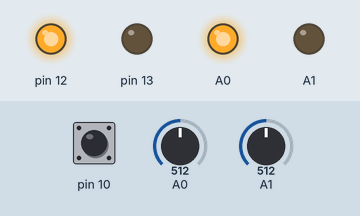
Recording of a sketch running on a simulated Arduino Uno, built with avr-gcc and run on an emulated ATmega328P. Shown: output pins drawn as LEDs (lit = HIGH). The inputs (shaded band) are chosen by the test bench; at power-on: A1 = 512, A0 = 512, pin 10 HIGH.

Above: at 1.2 s.
1.3 s: A1 set to 26
2.8 s: A1 set to 23
At 3.5 s:
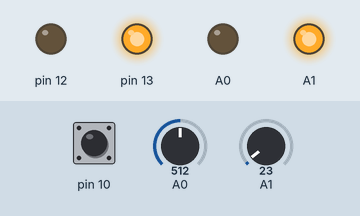
4.3 s: A0 set to 26
5.8 s: A0 set to 22
At 7.0 s:
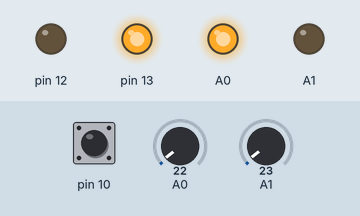
7.3 s: A0 set to 122
At 8.2 s:
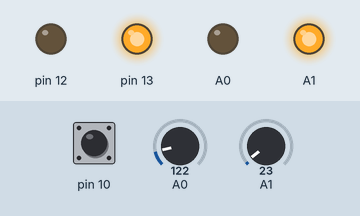
8.8 s: A0 set to 15
At 9.3 s:
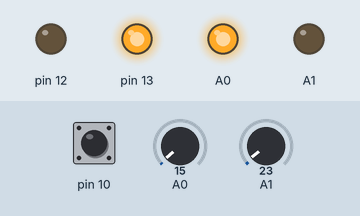
Timing chart, 0 to 11.3 s (numbered marks = the images above; inputs shaded):
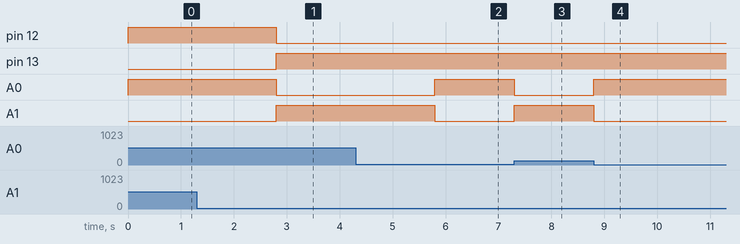

Measured:
- the behaviour switches between 25 and 24 on A1 (found by bisection; images 0 and 1)
- the behaviour switches between 25 and 24 on A0 (found by bisection; images 1 and 2)
- after the input at 1.3 s, every drawn part: stays the same
- after the input at 2.8 s, pin 12, A0: HIGH → LOW at once; pin 13, A1: LOW → HIGH at once
- after the input at 4.3 s, every drawn part: stays the same
- after the input at 5.8 s, A0: LOW → HIGH at once; A1: HIGH → LOW at once
- after the input at 7.3 s, A0: HIGH → LOW at once; A1: LOW → HIGH at once
- after the input at 8.8 s, A0: LOW → HIGH at once; A1: HIGH → LOW at once

The sketch:

linefollower.ino
```cpp
int L_sen, R_sen;

void setup()
{
  pinMode(10, INPUT);
  pinMode(12, OUTPUT);
  pinMode(13, OUTPUT);
  pinMode(14, OUTPUT);
  pinMode(15, OUTPUT);

  while (digitalRead(10) != 1);
}

void loop()
{
  L_sen = analogRead(A1);
  R_sen = analogRead(A0);

  if (L_sen < 25 && R_sen < 25)
  {
    forward();
  }
  else if (L_sen > 25  && R_sen > 25)
  {
    left();                                   // Kindly change the ir values acording to your surface they can change //
  }
  else if (L_sen < 25 && R_sen > 25)
  {
    right();
  }
  else if (L_sen < 25 && R_sen < 25)
  {
    right();
  }
}

void forward(){
  digitalWrite(12, LOW);
  digitalWrite(13, HIGH);
  digitalWrite(14, HIGH);
  digitalWrite(15, LOW);

}
void left(){
  digitalWrite(12, HIGH);
  digitalWrite(13, LOW);
  digitalWrite(14, HIGH);
  digitalWrite(15, LOW);
}
void right(){
  digitalWrite(12, LOW);
  digitalWrite(13, HIGH);
  digitalWrite(14, LOW);
  digitalWrite(15, HIGH);

}
void pause(){
  digitalWrite(12, LOW);
  digitalWrite(13, LOW);
  digitalWrite(14, LOW);
  digitalWrite(15, LOW);
}
```
